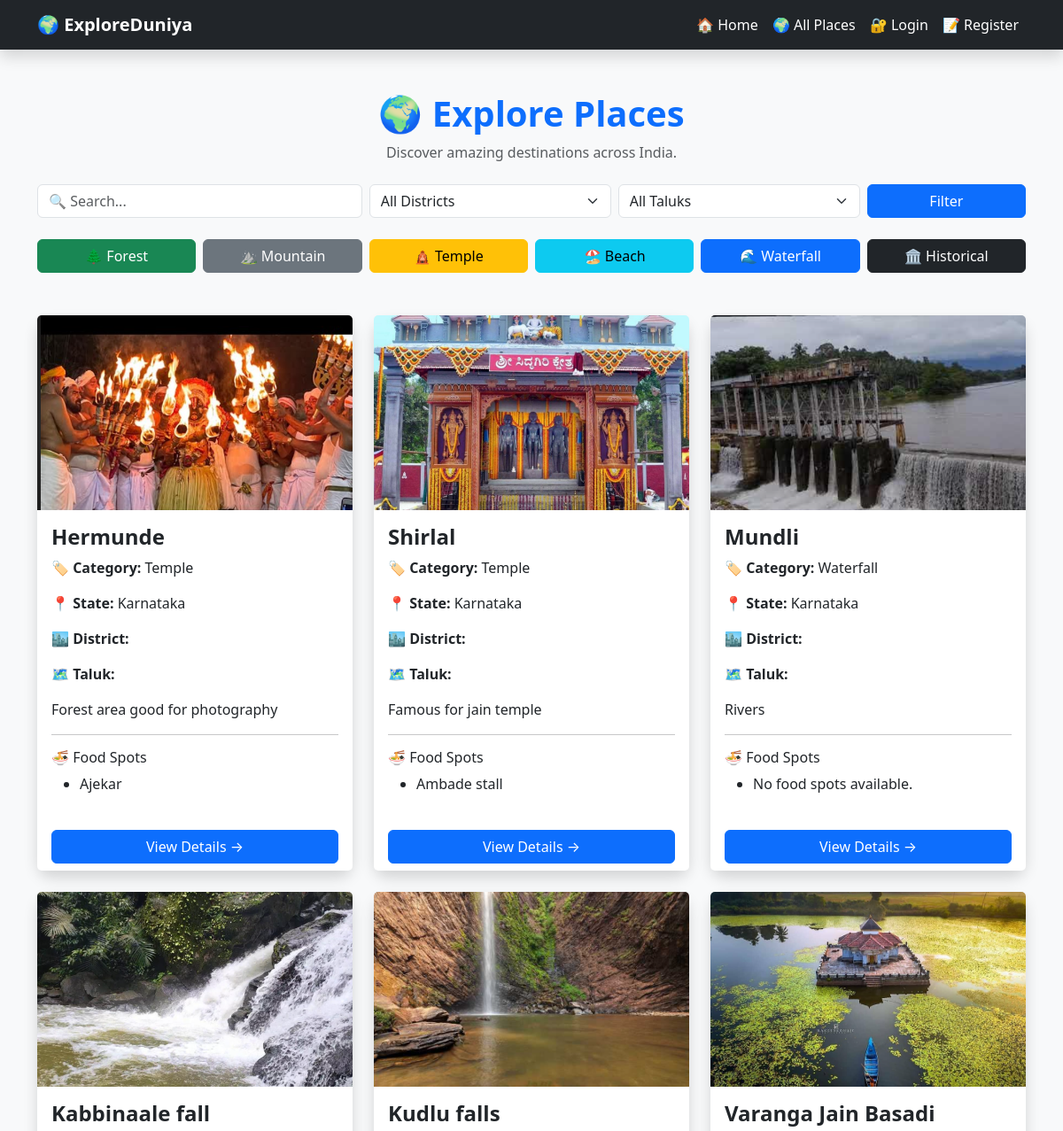
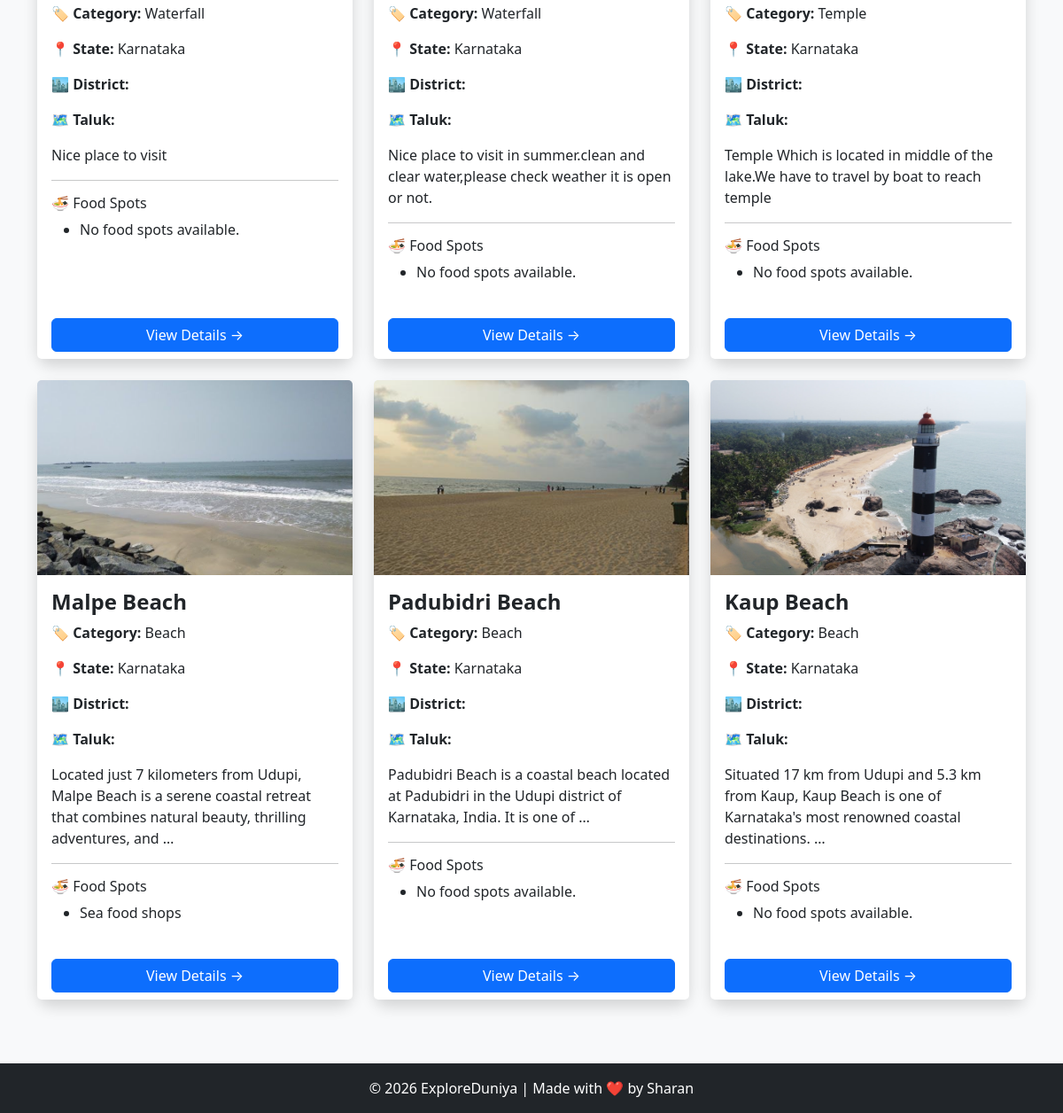
The app's page /places/, older data (2 pictures, top to bottom).
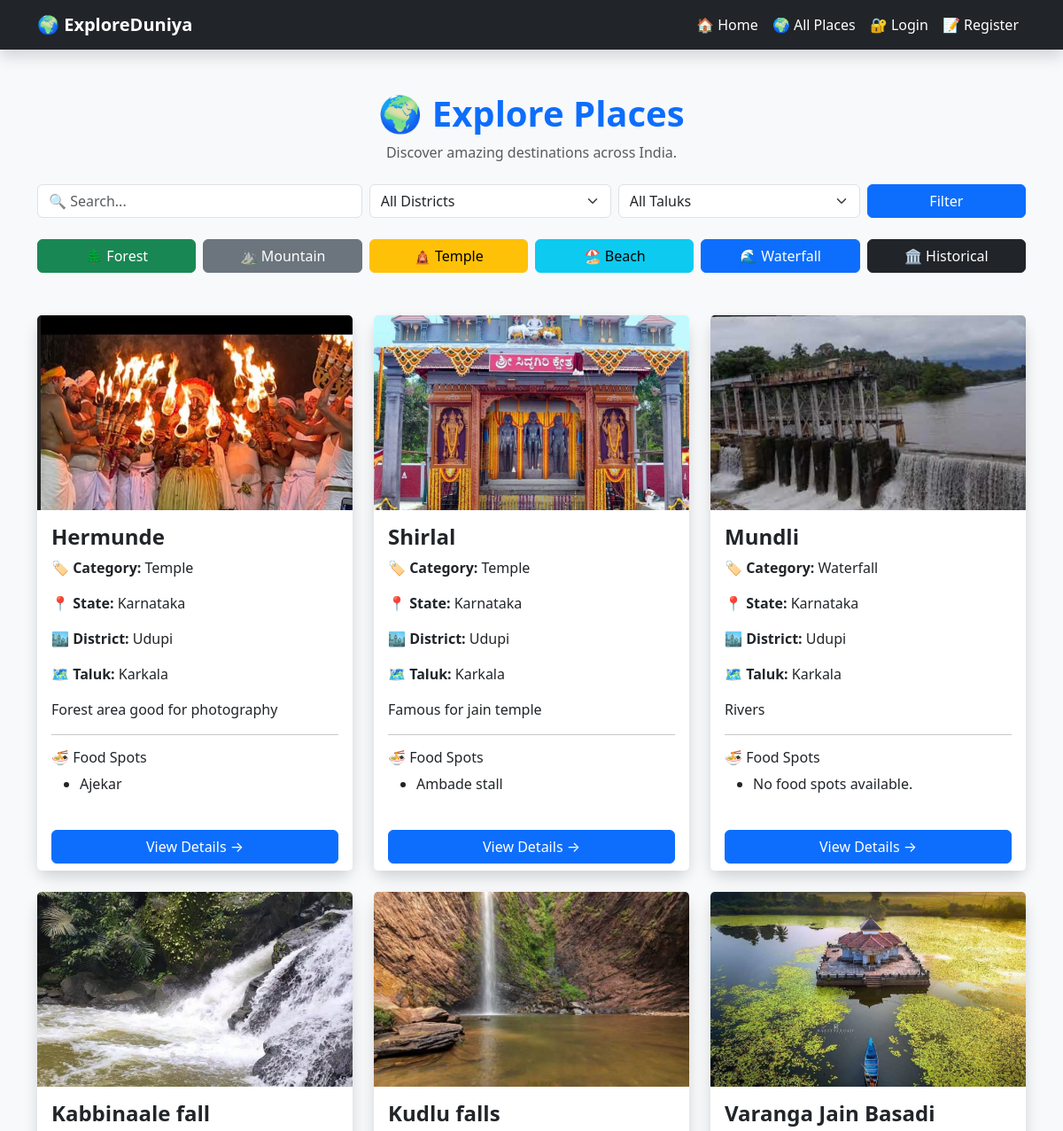
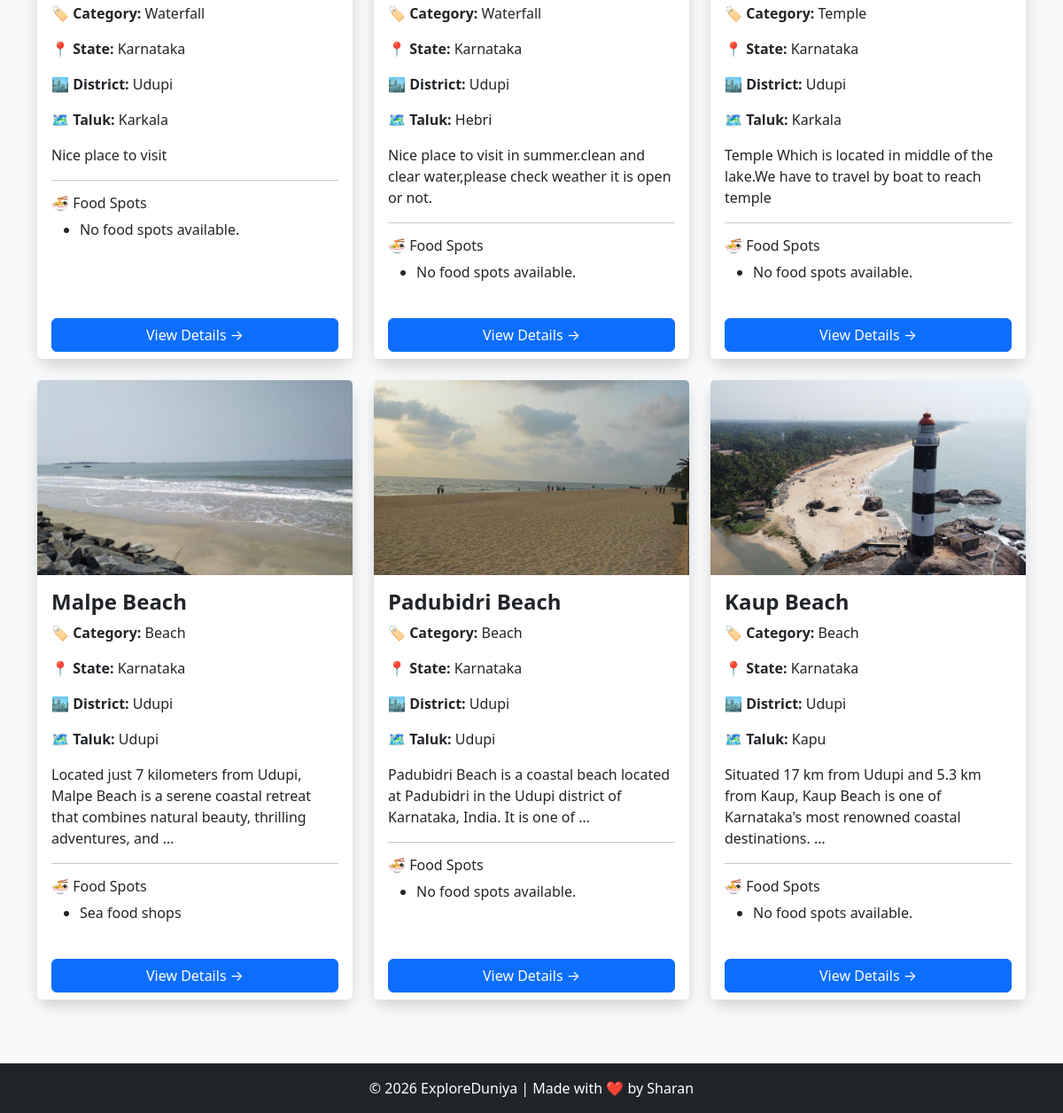
The same page, newer data (2 pictures, top to bottom).
### places/models.py (models this page shows, shortened)
class Place(models.Model):
    CATEGORY_CHOICES = [
        ("Forest", "Forest"),
        ("Mountain", "Mountain"),
        ("Temple", "Temple"),
        ("Beach", "Beach"),
        ("Waterfall", "Waterfall"),
        ("Historical", "Historical"),
        ("Food", "Food Destination"),
    ]
    name = models.CharField(max_length=100)
    state = models.CharField(max_length=100)
    district = models.CharField(
        max_length=100,
        blank=True,
        default=""
    )
    taluk = models.CharField(
        max_length=100,
        blank=True,
        default=""
    )
    description = models.TextField()
    category = models.CharField(
        max_length=50,
        choices=CATEGORY_CHOICES,
        default="Forest"
    )
    image = models.ImageField(
        upload_to="places/",
        blank=True,
        null=True
    )

class FoodSpot(models.Model):
    place = models.ForeignKey(
        Place,
        on_delete=models.CASCADE
    )
    name = models.CharField(max_length=100)
    special_food = models.CharField(max_length=100)
    price = models.IntegerField()

### places/views.py (the view, shortened to what this page needs)
# urls.py: path("places/", place_list, name="place_list"),
def place_list(request):
    query = request.GET.get("q")
    district = request.GET.get("district")
    taluk = request.GET.get("taluk")
    places = Place.objects.all()
    if district:
        places = places.filter(district__iexact=district)
    if taluk:
        places = places.filter(taluk__iexact=taluk)
    districts = (
        Place.objects.values_list("district", flat=True)
        .distinct()
        .order_by("district")
    )
    taluks = (
        Place.objects.values_list("taluk", flat=True)
        .distinct()
        .order_by("taluk")
    )
    return render(
        request,
        "places/place_list.html",
        {
            "places": places,
            "districts": districts,
            "taluks": taluks,
        },
    )

### places/templates/places/place_list.html (shortened to what this page needs)
<!DOCTYPE html>
<html lang="en">
<head>
    <link href="https://cdn.jsdelivr.net/npm/bootstrap@5.3.7/dist/css/bootstrap.min.css" rel="stylesheet">
</head>
<body>
<nav class="navbar navbar-expand-lg navbar-dark bg-dark shadow">
    <div class="container">
        <a class="navbar-brand fw-bold" href="/">
            🌍 ExploreDuniya
        </a>
        <div class="navbar-nav ms-auto align-items-center">
            <a class="nav-link text-white" href="/">
                🏠 Home
            </a>
            <a class="nav-link text-white" href="/places/">
                🌍 All Places
            </a>
            {% if user.is_authenticated %}
                <a class="nav-link text-warning fw-bold" href="/suggest-place/">
                    ➕ Suggest a Place
                </a>
                <span class="nav-link text-info">
                    👋 {{ user.username }}
                </span>
                <form action="/accounts/logout/" method="post" class="ms-2">
                    {% csrf_token %}
                    <button class="btn btn-sm btn-danger" type="submit">
                        🚪 Logout
                    </button>
                </form>
            {% else %}
                <a class="nav-link text-white" href="/accounts/login/">
                    🔐 Login
                </a>
                <a class="nav-link text-white" href="/register/">
                    📝 Register
                </a>
            {% endif %}
        </div>
    </div>
</nav>
<div class="container mt-5 mb-4 text-center">
    <h1 class="fw-bold text-primary">
        🌍 Explore Places
    </h1>
    {% if category %}
        <p class="text-muted">
            Showing places in <strong>{{ category }}</strong> category.
        </p>
    {% else %}
        <p class="text-muted">
            Discover amazing destinations across India.
        </p>
    {% endif %}
</div>
<div class="container mb-4">
    <form method="GET">
    <div class="row g-2">
        <div class="col-md-4">
            <input
                type="text"
                name="q"
                class="form-control"
                placeholder="🔍 Search..."
                value="{{ request.GET.q }}"
            >
        </div>
        <div class="col-md-3">
            <select name="district" class="form-select">
                <option value="">All Districts</option>
            </select>
        </div>
        <div class="col-md-3">
            <select name="taluk" class="form-select">
                <option value="">All Taluks</option>
            </select>
        </div>
        <div class="col-md-2">
            <button type="submit" class="btn btn-primary w-100">
                Filter
            </button>
        </div>
    </div>
</form>
</div>
<div class="container mb-5">
    <div class="row g-2">
        <div class="col-md-2">
            <a href="/places/category/Forest/" class="btn btn-success w-100">🌲 Forest</a>
        </div>
        <div class="col-md-2">
            <a href="/places/category/Mountain/" class="btn btn-secondary w-100">⛰️ Mountain</a>
        </div>
        <div class="col-md-2">
            <a href="/places/category/Temple/" class="btn btn-warning w-100">🛕 Temple</a>
        </div>
        <div class="col-md-2">
            <a href="/places/category/Beach/" class="btn btn-info w-100">🏖️ Beach</a>
        </div>
        <div class="col-md-2">
            <a href="/places/category/Waterfall/" class="btn btn-primary w-100">🌊 Waterfall</a>
        </div>
        <div class="col-md-2">
            <a href="/places/category/Historical/" class="btn btn-dark w-100">🏛️ Historical</a>
        </div>
    </div>
</div>
<div class="container">
    <div class="row">
        {% for place in places %}
        <div class="col-md-4 mb-4">
            <div class="card shadow h-100 border-0 rounded-4">
                {% if place.image %}
                    <img
                        src="{{ place.image.url }}"
                        class="card-img-top"
                        alt="{{ place.name }}"
                    >
                {% else %}
                    <div class="bg-light text-center p-5">
                        🏞️ No Image Available
                    </div>
                {% endif %}
                <div class="card-body">
                    <h4 class="fw-bold">
                        {{ place.name }}
                    </h4>
                    <p>
                        <strong>🏷️ Category:</strong>
                        {{ place.category }}
                    </p>
                    <p>
                        <strong>📍 State:</strong>
                        {{ place.state }}
                    </p>
<p>
    <strong>🏙️ District:</strong>
    {{ place.district }}
</p>
<p>
    <strong>🗺️ Taluk:</strong>
    {{ place.taluk }}
</p>
                    <p>
                        {{ place.description|truncatewords:20 }}
                    </p>
                    <hr>
                    <h6>🍜 Food Spots</h6>
                    <ul>
                        {% for food in place.foodspot_set.all %}
                            <li>{{ food.name }}</li>
                        {% empty %}
                            <li>No food spots available.</li>
                        {% endfor %}
                    </ul>
                </div>
                <div class="card-footer bg-white border-0">
                    <a
                        href="/places/{{ place.id }}/"
                        class="btn btn-primary w-100"
                    >
                        View Details →
                    </a>
                </div>
            </div>
        </div>
        {% empty %}
        <div class="col-12">
            <div class="alert alert-warning text-center">
                No places found.
            </div>
        </div>
        {% endfor %}
    </div>
</div>
<footer class="bg-dark text-white text-center py-3 mt-5">
    <div class="container">
        © 2026 ExploreDuniya | Made with ❤️ by Sharan
    </div>
</footer>
</body>
</html>

### places/templates/places/place_list.html (style rules this page uses)
body { background-color: #f8f9fa; }
.card { transition: transform 0.3s ease, box-shadow 0.3s ease; }
.card-img-top { height: 220px; object-fit: cover; }

Row changes from the older to the newer data that the page shows:
changed Place "Hermunde": district (not shown) → "Udupi"; taluk (not shown) → "Karkala"
changed Place "Shirlal": district (not shown) → "Udupi"; taluk (not shown) → "Karkala"
changed Place "Mundli": district (not shown) → "Udupi"; taluk (not shown) → "Karkala"
changed Place "Kabbinaale fall": district (not shown) → "Udupi"; taluk (not shown) → "Karkala"
changed Place "Kudlu falls": district (not shown) → "Udupi"; taluk (not shown) → "Hebri"
changed Place "Varanga Jain Basadi": district (not shown) → "Udupi"; taluk (not shown) → "Karkala"
changed Place "Malpe Beach": district (not shown) → "Udupi"; taluk (not shown) → "Udupi"
changed Place "Padubidri Beach": district (not shown) → "Udupi"; taluk (not shown) → "Udupi"
changed Place "Kaup Beach": district (not shown) → "Udupi"; taluk (not shown) → "Kapu"
